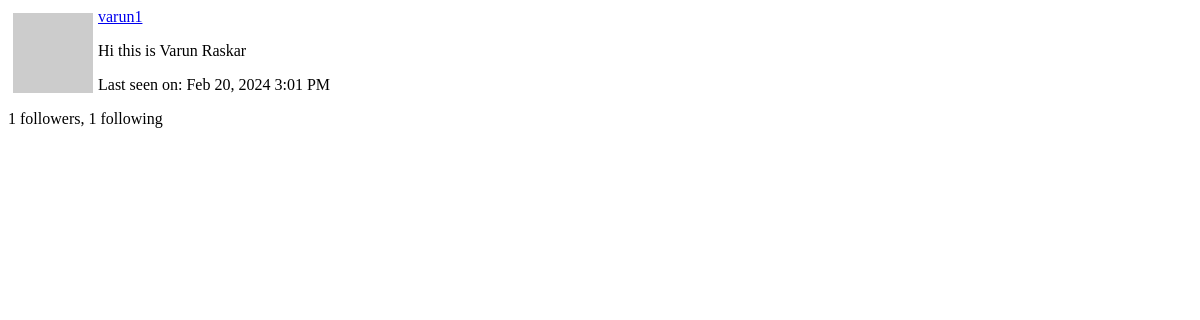
The app's page /user/varun1/popup (signed in), older data.
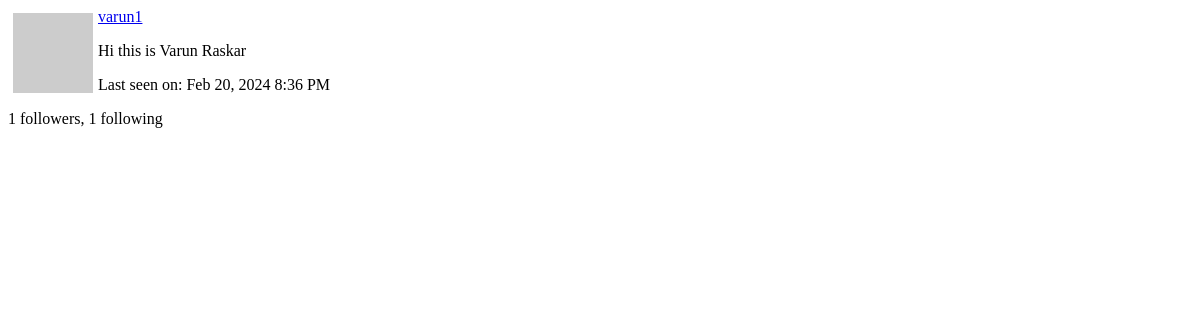
The same page, newer data.
### app/models.py (models this page shows, shortened)
class User(UserMixin,db.Model):
    id: so.Mapped[int] = so.mapped_column(primary_key=True)
    username: so.Mapped[str] = so.mapped_column(sa.String(64), index=True, unique=True)
    email: so.Mapped[str] = so.mapped_column(sa.String(120), index=True, unique=True)
    password_hash: so.Mapped[Optional[str]] = so.mapped_column(sa.String(256))
    posts: so.WriteOnlyMapped['Post'] = so.relationship(back_populates='author')
    about_me: so.Mapped[Optional[str]] = so.mapped_column(sa.String(140))
    last_seen: so.Mapped[Optional[datetime]] = so.mapped_column(default=lambda: datetime.now(timezone.utc))
    last_message_read_time: so.Mapped[Optional[datetime]]
    messages_sent: so.WriteOnlyMapped['Message'] = so.relationship(foreign_keys='Message.sender_id', back_populates='author')
    messages_received: so.WriteOnlyMapped['Message'] = so.relationship(foreign_keys='Message.recipient_id', back_populates='recipient')
    notifications: so.WriteOnlyMapped['Notification'] = so.relationship(back_populates='user')
    tasks: so.WriteOnlyMapped['Task'] = so.relationship(back_populates='user')
    def avatar(self, size):
        digest = md5(self.email.lower().encode('utf-8')).hexdigest()
        return f'https://www.gravatar.com/avatar/{digest}?d=identicon&s={size}'
    following: so.WriteOnlyMapped['User'] = so.relationship(
        secondary=followers, primaryjoin=(followers.c.follower_id == id),
        secondaryjoin=(followers.c.followed_id == id),
        back_populates='followers')
    followers: so.WriteOnlyMapped['User'] = so.relationship(
        secondary=followers, primaryjoin=(followers.c.followed_id == id),
        secondaryjoin=(followers.c.follower_id == id),
        back_populates='following')
    def followers_count(self):
        query = sa.select(sa.func.count()).select_from(self.followers.select().subquery())
        return db.session.scalar(query)
    def following_count(self):
        query = sa.select(sa.func.count()).select_from(self.following.select().subquery())
        return db.session.scalar(query)

### app/main/routes.py (the view)
@bp.route('/user/<username>/popup')
@login_required
def user_popup(username):
    user = db.first_or_404(sa.select(User).where(User.username == username))
    form = EmptyForm()
    return render_template('user_popup.html', user=user, form=form)

### app/__init__.py (called while the page is built)
def get_locale():
    return request.accept_languages.best_match(current_app.config['LANGUAGES'])

### app/main/routes.py (called while the page is built)
@bp.before_app_request
def before_request():
    if current_user.is_authenticated:
        current_user.last_seen = datetime.utcnow()
        db.session.commit()
        g.search_form = SearchForm()
    g.locale = str(get_locale())

@bp.before_request
def before_request():
    if current_user.is_authenticated:
        current_user.last_seen = datetime.now(timezone.utc)
        db.session.commit()
    g.locale = str(get_locale())

### app/models.py (called while the page is built)
@login.user_loader
def load_user(id):
    return db.session.get(User, int(id))

    @classmethod
    def before_commit(cls, session):
        session._changes = {
            'add': list(session.new),
            'update': list(session.dirty),
            'delete': list(session.deleted)
        }

### app/templates/user_popup.html (shortened to what this page needs)
<div>
    <img src="{{ user.avatar(64) }}" style="margin: 5px; float: left">
    <p><a href="{{ url_for('main.user', username=user.username) }}">{{ user.username }}</a></p>
    {% if user.about_me %}<p>{{ user.about_me }}</p>{% endif %}
    {% if user.last_seen %}
    <p>{{ _('Last seen on') }}: {{ moment(user.last_seen).format('lll') }}</p>
    {% endif %}
    <p>{{ _('%(count)d followers', count=user.followers_count()) }}, {{ _('%(count)d following', count=user.following_count()) }}</p>
  </div>

Row changes from the older to the newer data that the page shows:
changed User "varun1": last_seen "Feb 20, 2024 3:01 PM" → "Feb 20, 2024 8:36 PM"
